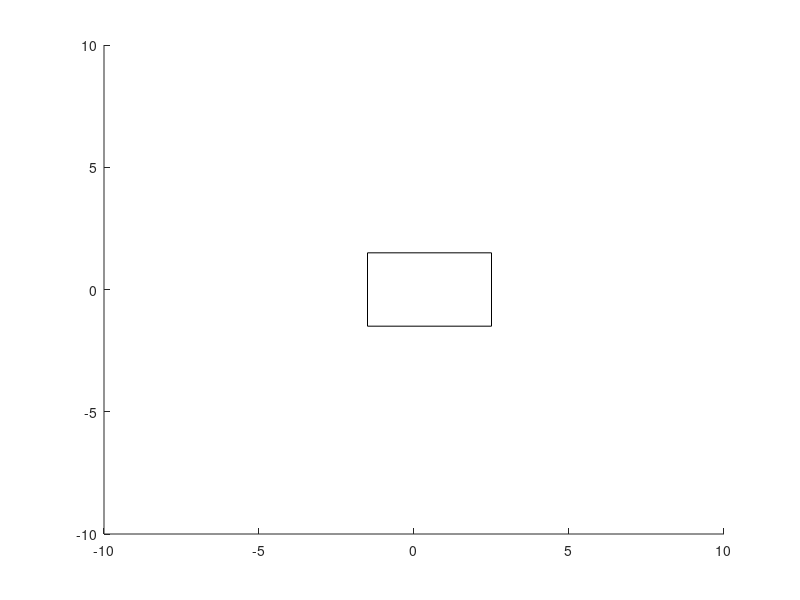

Recreate this plot in MATLAB. (Note: this script raises an error after producing the figure.)
SR_robot = hgtransform;
R=rectangle('Position', [-1.5 -1.5 4 3],'Parent',SR_robot);
axis([-10 10 -10 10])

x=-5; y=-5
M = makehgtform('translate',[x y 0]);

SR_robot.Matrix=M;

x=4; y=-3;
theta=pi/4;
M=makehgtform('translate',[x y 0], 'zrotate',theta);

SR_robot.Matrix=M;

rueda_size=[-0.5 -0.1 1 0.5];

SR_rueda_derecha=hgtransform('Parent',SR_robot);
rueda_derecha=rectangle('Position',rueda_size,'Parent',SR_robot);

M=makehgtform('translate',[0 -2 0]);
SR_rueda_derecha.Matrix=M;